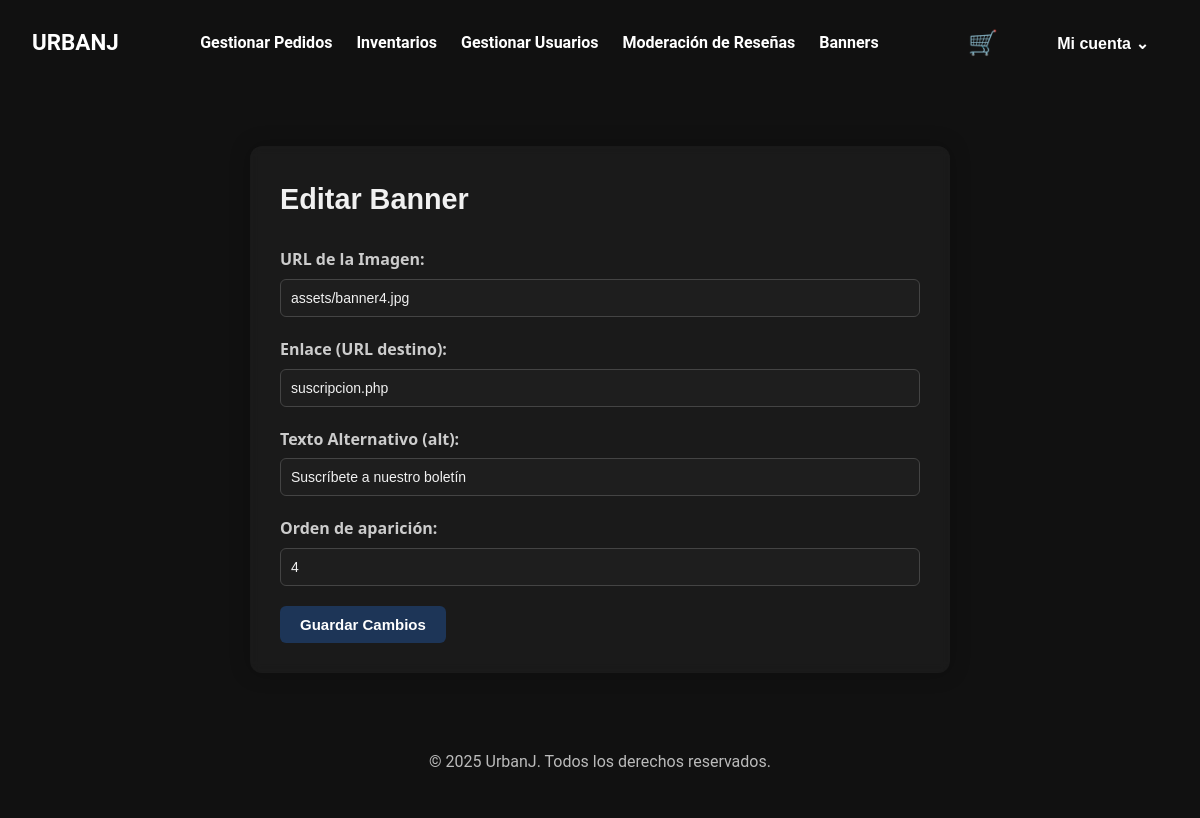
Screenshot of /Proyecto/editar_banner.php?id=4 (signed in) with the database file from the repository.
### tables this page shows
CREATE TABLE `banners` (
  `id` int(11) NOT NULL,
  `imagen_url` varchar(255) NOT NULL,
  `enlace` varchar(255) NOT NULL DEFAULT '#',
  `texto_alt` varchar(100) DEFAULT '',
  `orden` int(11) NOT NULL DEFAULT 0
);

### Proyecto/editar_banner.php (the view, shortened to what this page needs)
<?php
require_once __DIR__ . '/includes/header.php';
require_once __DIR__ . '/includes/conexion.php';
$id = $_GET['id'] ?? null;
$stmt = $pdo->prepare("SELECT * FROM banners WHERE id = ?");
$stmt->execute([$id]);
$banner = $stmt->fetch(PDO::FETCH_ASSOC);
?>
<link rel="stylesheet" href="css/formBanners.css">
<div class="form-banner-container">
    <h1>Editar Banner</h1>
    <form method="POST">
        <label>URL de la Imagen:</label>
        <input type="text" name="imagen_url" value="<?= htmlspecialchars($banner['imagen_url']) ?>" required>
        <label>Enlace (URL destino):</label>
        <input type="text" name="enlace" value="<?= htmlspecialchars($banner['enlace']) ?>">
        <label>Texto Alternativo (alt):</label>
        <input type="text" name="texto_alt" value="<?= htmlspecialchars($banner['texto_alt']) ?>">
        <label>Orden de aparición:</label>
        <input type="number" name="orden" value="<?= intval($banner['orden']) ?>" min="0">
        <button type="submit">Guardar Cambios</button>
    </form>
</div>
<?php require_once __DIR__ . '/includes/footer.php'; ?>

### Proyecto/CSS/styles.css (style rules this page uses)
*, *::before, *::after { box-sizing: border-box; margin: 0; padding: 0; }
:root { --bg: #111; --section: #1a1a1a; --card: #222; --text: #f5f5f5; --muted: #bbb; --accent: #e63946; --font-heading: 'Oswald', sans-serif; --font-body: 'Roboto', sans-serif; --radius: 6px; --success: #4caf50; --danger: #e63946; --info: #1e90ff; }
body { background: var(--bg); color: var(--text); font-family: var(--font-body); line-height: 1.6; min-height: 100vh; padding-bottom: 2rem; }
h1, h2, h3 { font-family: var(--font-heading); color: var(--accent); margin-bottom: 1rem; }
button, .btn { background-color: var(--accent); color: white; padding: 0.6rem 1.2rem; border: none; border-radius: var(--radius); cursor: pointer; font-weight: bold; font-size: 1rem; }

### Proyecto/css/formBanners.css (style rules this page uses)
.form-banner-container { max-width: 700px; margin: 60px auto; padding: 30px; background-color: rgba(255, 255, 255, 0.04); border-radius: 12px; box-shadow: 0 0 20px rgba(0,0,0,0.25); color: #fff; backdrop-filter: blur(5px); font-family: 'Segoe UI', sans-serif; }
.form-banner-container h1 { font-size: 1.8rem; margin-bottom: 25px; color: #f1f1f1; }
.form-banner-container label { display: block; margin-bottom: 6px; font-weight: bold; color: #ccc; }
.form-banner-container input[type="text"], .form-banner-container input[type="number"] { width: 100%; padding: 10px; margin-bottom: 20px; background-color: #1e1e1e; color: #f1f1f1; border: 1px solid #444; border-radius: 6px; font-size: 14px; }
.form-banner-container button { background-color: #1d3557; color: #fff; border: none; padding: 10px 20px; font-size: 15px; border-radius: 6px; cursor: pointer; transition: background-color 0.3s ease; }

### rows the page displays
banners: imagen_url "assets/banner4.jpg", enlace "suscripcion.php", texto_alt "Suscríbete a nuestro boletín", orden "4"
